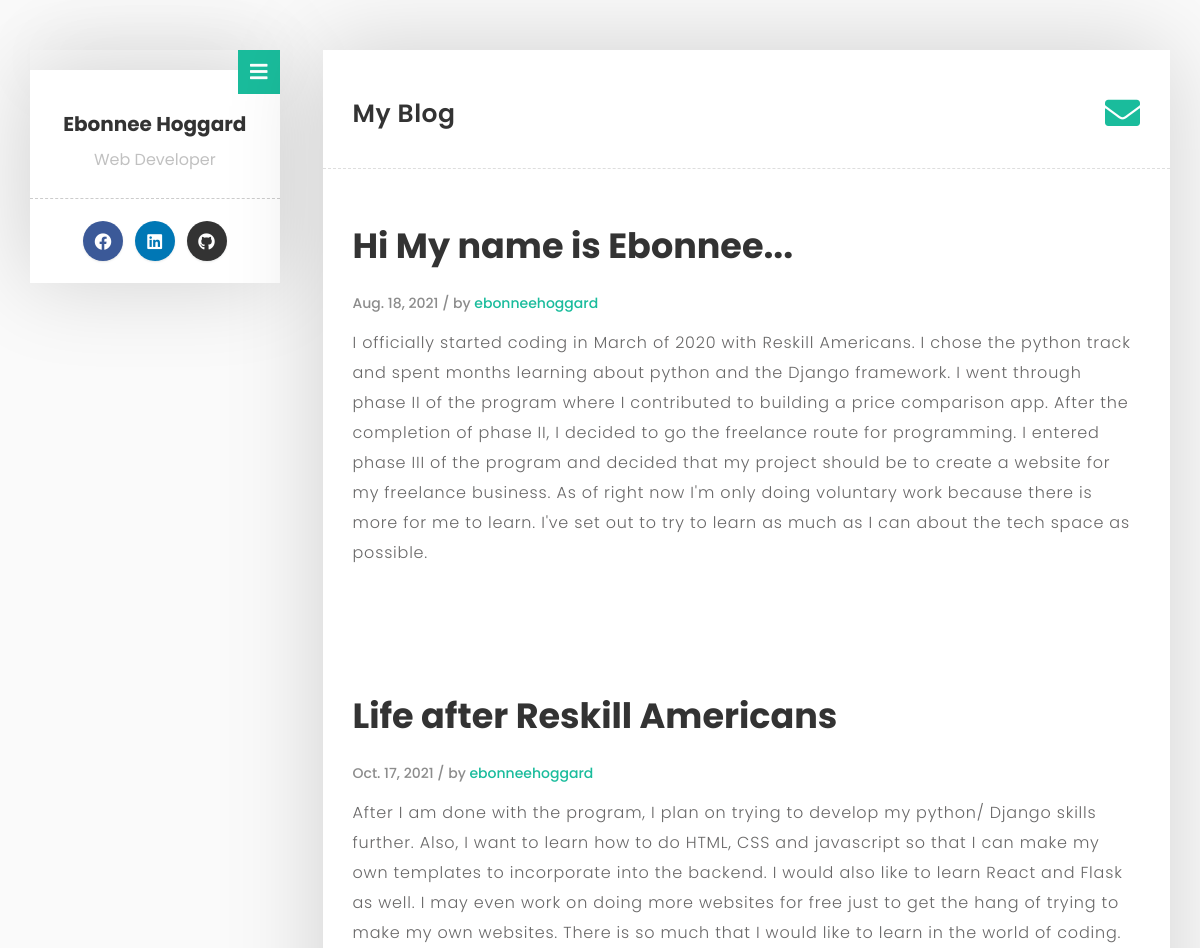
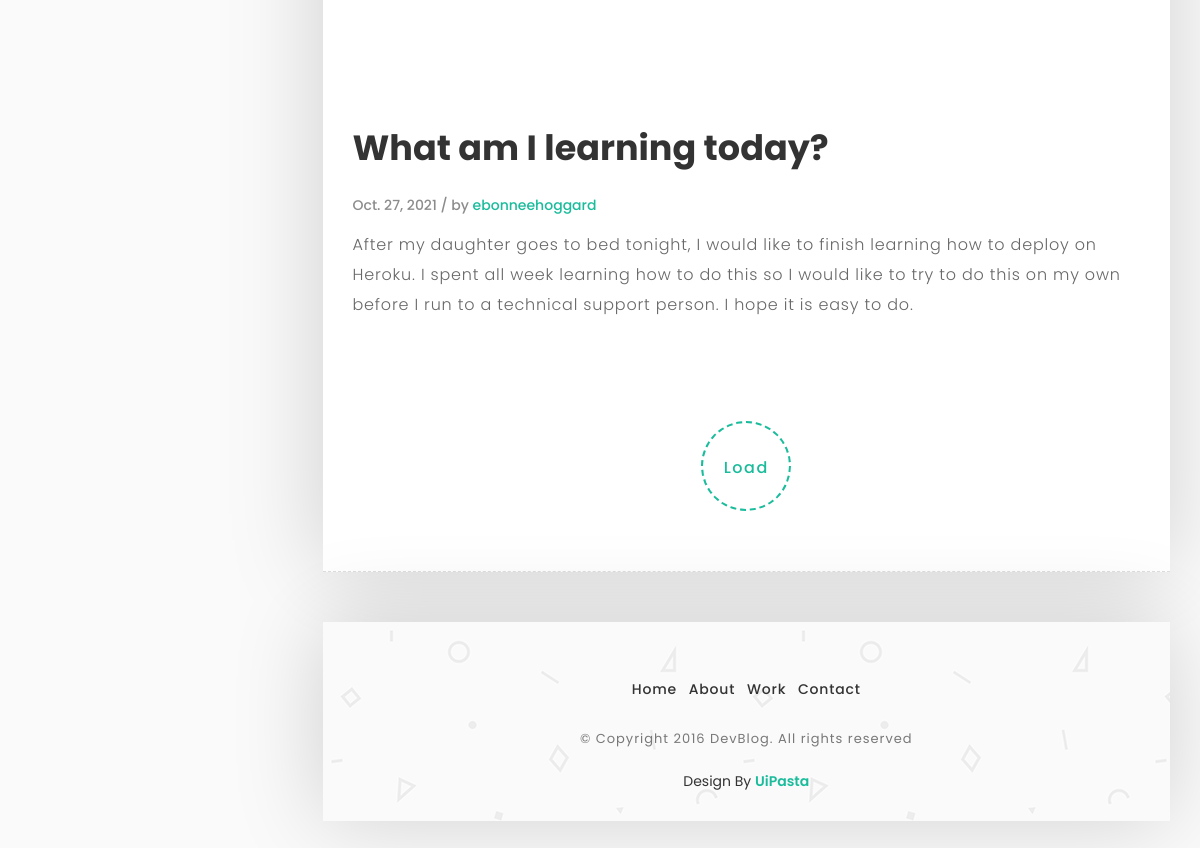
The page / on the database its author committed (2 pictures, top to bottom).
### blog/models.py (models this page shows, shortened)
class Post(models.Model):
    title = models.CharField(max_length=400, unique=True)
    author = models.ForeignKey(User, on_delete= models.CASCADE, related_name= 'blog_posts')
    updated_on = models.DateField(auto_now= True)
    created_on = models.DateField(auto_now_add= True)
    content = models.TextField()
    status = models.IntegerField(choices=STATUS, default=0)

### blog/views.py (the view)
# urls.py: path('', views.index, name='index'),
def index(request):
    posts = Post.objects.all()
    context = {
        "posts": posts
    }
    return render(request, 'index.html', context)

### blog/templates/index.html (shortened to what this page needs)
<!DOCTYPE html>
<html lang="en">
  <head>
    {% load static %}
    <link rel="stylesheet" type="text/css" href="{% static 'css/plugin.css' %}">
    <link rel="stylesheet" type="text/css" href="{% static 'css/style.css' %}">
    <link rel="stylesheet"
          href="https://cdnjs.cloudflare.com/ajax/libs/font-awesome/5.10.0-12/css/all.min.css"
 />
  </head>
 <body>
    <div id="main">
        <div class="container">
            <div class="row">
                 <div class="col-md-3">
                   <div class="about-fixed">
                     <div class="my-pic">
                        <a href="javascript:void(0)" class="collapsed" data-target="#menu" data-toggle="collapse">
                          <i class="fas fa-bars icon-menu menu"></i>
                        </a>
                        </div>
                      <div class="my-detail">
                        <div class="white-spacing">
                            <h1>Ebonnee Hoggard</h1>
                            <span>Web Developer</span>
                        </div>
                       <ul class="social-icon">
                         <li><a href="#" target="_blank" class="facebook"><i class="fab fa-facebook"></i></a></li>
                         <li><a href="https://www.linkedin.com/in/ebonnee-hoggard-b2338124/" target="_blank" class="linkedin"><i class="fab fa-linkedin"></i></a></li>
                         <li><a href="https://github.com/EHoggard" target="_blank" class="github"><i class="fab fa-github"></i></a></li>
                        </ul>
                    </div>
                  </div>
                </div>
                 <div class="col-md-9">
                    <div class="col-md-12 page-body">
                    	<div class="row">
                            <div class="sub-title">
                           		<h2>My Blog</h2>
                                <a href="/contact"><i class="fas fa-envelope"></i></a>
                             </div>
                            <div class="col-md-12 content-page">
                                {% for post in posts %}
                                <div class="col-md-12 blog-post">
                                    <div class="post-title">
                                      <a href="single.html"><h1>{{post.title}} </h1></a>
                                    </div>
                                    <div class="post-info">
                                    	<span>{{post.created_on}} / by <a href="#" target="_blank">{{post.author}}</a></span>
                                    </div>
                                    <p>{{post.content}}</p>
                                    <a href="{% url 'blog:single-post' post.id %}" class="button button-style button-anim fa fa-long-arrow-right"></a>
                                </div>
                                {% endfor %}
                                <div class="col-md-12 text-center">
                                 <a href="javascript:void(0)" id="load-more-post" class="load-more-button">Load</a>
                                </div>
                             </div>
                         </div>
                         </div>
                       <div class="col-md-12 page-body margin-top-50 footer">
                          <footer>
                          <ul class="menu-link">
                               <li><a href="/index">Home</a></li>
                               <li><a href="/about">About</a></li>
                               <li><a href="/work">Work</a></li>
                               <li><a href="/contact">Contact</a></li>
                            </ul>
                          <p>© Copyright 2016 DevBlog. All rights reserved</p>
                          <div class="uipasta-credit">Design By <a href="http://www.uipasta.com" target="_blank">UiPasta</a></div>
                         </footer>
                       </div>
                  </div>
            </div>
         </div>
      </div>
   </body>
 </html>

### static/css/style.css (style rules this page uses)
body { font-family: "Poppins", sans-serif; background: #fafafa !important; }
html { position: relative; min-height: 100%; }
a { text-decoration: none !important; color: #1abc9c; }
p { font-size: 14px; font-family: "Poppins", sans-serif; }
#main { margin: 50px 0; }
.page-body { background: #ffffff; box-shadow: -2px -1px 88px 0px rgba(0,0,0,0.17); }
.sub-title { padding: 30px; }
.sub-title h2 { display: inline-block; font-size: 25px; letter-spacing: 0.5px; font-weight: 600; }
.sub-title i { float: right; font-size: 35px; margin-top: 15px; }
.content-page { padding-top: 30px; padding-bottom: 60px; border-top: 1px dashed #dedede; border-bottom: 1px dashed #dedede; }
.button { border: none; font-family: inherit; font-size: 16px; color: inherit; background: none; cursor: pointer; padding: 10px 60px; padding-left: 0px; display: inline-block; margin: 8px 30px; margin-left: 5px; letter-spacing: 1px; font-weight: 600; outline: none; position: relative; -webkit-transition: all 0.3s; -moz-transition: all 0.3s; transition: all 0.3s; }
.button:after { content: ''; position: absolute; z-index: -1; -webkit-transition: all 0.3s; -moz-transition: all 0.3s; transition: all 0.3s; }
.button:before { font-family: 'FontAwesome'; speak: none; font-style: normal; font-weight: normal; font-variant: normal; text-transform: none; line-height: 1; position: relative; -webkit-font-smoothing: antialiased; }
.button-style { color: #1abc9c; overflow: hidden; }
.button-style:before { position: absolute; font-size: 27px; line-height: 38px; color: #1abc9c; -webkit-transition: all 0.3s; -moz-transition: all 0.3s; transition: all 0.3s; }
.button-anim:before { left: 60%; opacity: 0; top: 0; }
.menu { position: absolute; right: 0px; top: 0px; font-size: 20px; color: #fff; background: #1abc9c; padding: 12px; }
.menu-link { list-style: none; padding: 25px; margin: 0; text-align: center; }
.menu-link:before, .menu-link:after { content: " "; display: table; }
.menu-link:after { clear: both; }
.menu-link li { display: inline-block; margin: 2px 4px; }
.menu-link li a { display: block; color: #333333; text-align: center; font-size: 13px; transition: all 0.3s ease-in-out; }
.about-fixed { position: fixed; width: 20.8%; }
.my-pic { width: 100%; box-shadow: -2px -1px 88px 0px rgba(0,0,0,0.17); }
.my-detail { text-align: center; margin-bottom: 30px; background: #ffffff; box-shadow: -2px -1px 88px 0px rgba(0,0,0,0.17); }
.my-detail .white-spacing { padding: 23px 0; border-bottom: 1px dashed #cccccc; }
.my-detail h1 { font-size: 20px; font-weight: 700; }
.my-detail span { color: #c1c1c1; font-weight: 400; line-height: 30px; font-size: 16px; }
div.blog-post { display: none; margin-bottom: 50px; }
.blog-post .post-title h1 { color: #333333; font-size: 35px; line-height: 45px; font-weight: 700; margin-top: 24px; }
.blog-post .post-info { font-size: 14px; line-height: 30px; font-weight: 500; padding: 10px 0; color: #8c8c8c; }
.blog-post p { font-size: 16px; line-height: 30px; color: #696868; font-weight: 300; letter-spacing: 0.8px; font-family: "Poppins", sans-serif; }
.load-more-button { width: 90px; height: 90px; border-radius: 50%; border: 2px dashed #1abc9c; line-height: 90px; display: block; font-size: 16px; letter-spacing: 1.5px; margin: 0 auto; font-weight: 500; transition: all 0.3s ease-in-out; }
.footer { background: url(../images/bg/pattern-bg.png); background-repeat: repeat; text-align: center; padding: 30px 0; margin-top: 10px; }
.footer p { color: #797878; font-size: 13px; line-height: 25px; padding: 0px 15px; letter-spacing: 1px; }
.footer li a { font-size: 14px; font-weight: 500; letter-spacing: 0.8px; }
.social-icon { list-style: none; padding: 20px; margin: 0; text-align: center; }
.social-icon:before, .social-icon:after { content: " "; display: table; }
.social-icon:after { clear: both; }
.social-icon li { display: inline-block; margin: 2px 4px; }
.social-icon li a { display: block; width: 40px; height: 40px; line-height: 42px; color: #fff; text-align: center; border: 0 none; border-radius: 50%; font-size: 17px; box-shadow: 0px 1px 2px 0px rgba(90, 91, 95, 0.15); transition: all 0.3s ease-in-out; }
.facebook { background-color: #3b5998; }
.linkedin { background-color: #0077b5; }
.github { background-color: #333333; }
.margin-top-50 { margin-top: 50px !important; }
.uipasta-credit { color: #333333; text-align: center; margin-top: 20px; }
.uipasta-credit a { color: #1abc9c; font-weight: 600; }

### rows shown on the page
Post: title "Hi My name is Ebonnee...", created_on "Aug. 18, 2021", author "ebonneehoggard", content "I officially started coding in March of 2020 with Reskill Americans. I chose the python track and spent months learning about python and the Django framework. I went through phase II of the program where I contributed to building a price comparison app. After the completion of phase II, I decided to go the freelance route for programming. I entered phase III of the program and decided that my project should be to create a website for my freelance business. As of right now I'm only doing voluntary work because there is more for me to learn. I've set out to try to learn as much as I can about the tech space as possible."
Post: title "Life after Reskill Americans", created_on "Oct. 17, 2021", author "ebonneehoggard", content "After I am done with the program, I plan on trying to develop my python/ Django skills further. Also, I want to learn how to do HTML, CSS and javascript so that I can make my own templates to incorporate into the backend. I would also like to learn React and Flask as well. I may even work on doing more websites for free just to get the hang of trying to make my own websites. There is so much that I would like to learn in the world of coding."
Post: title "What am I learning today?", created_on "Oct. 27, 2021", author "ebonneehoggard", content "After my daughter goes to bed tonight, I would like to finish learning how to deploy on Heroku. I spent all week learning how to do this so I would like to try to do this on my own before I run to a technical support person. I hope it is easy to do."
